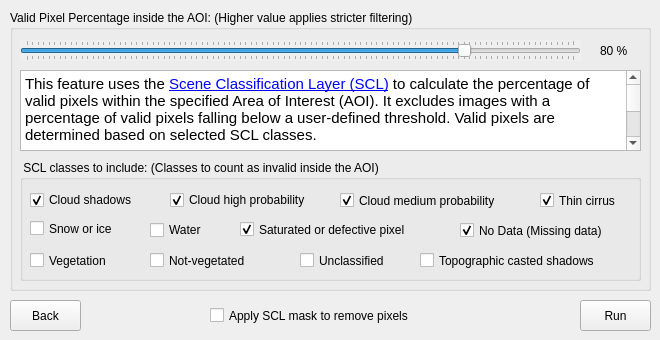
   <widget class="QWidget" name="tab_10">
    <attribute name="title">
     <string>Step 9</string>
    </attribute>
    <widget class="QGroupBox" name="groupBox_15">
     <property name="geometry">
      <rect>
       <x>10</x>
       <y>10</y>
       <width>641</width>
       <height>281</height>
      </rect>
     </property>
     <property name="title">
      <string>Valid Pixel Percentage inside the AOI: (Higher value applies stricter filtering)</string>
     </property>
     <widget class="QSlider" name="horizontalSlider_local_pixel_limit">
      <property name="enabled">
       <bool>true</bool>
      </property>
      <property name="geometry">
       <rect>
        <x>10</x>
        <y>30</y>
        <width>561</width>
        <height>21</height>
       </rect>
      </property>
      <property name="autoFillBackground">
       <bool>true</bool>
      </property>
      <property name="minimum">
       <number>0</number>
      </property>
      <property name="maximum">
       <number>100</number>
      </property>
      <property name="pageStep">
       <number>5</number>
      </property>
      <property name="value">
       <number>80</number>
      </property>
      <property name="sliderPosition">
       <number>80</number>
      </property>
      <property name="orientation">
       <enum>Qt::Horizontal</enum>
      </property>
      <property name="tickPosition">
       <enum>QSlider::TicksBothSides</enum>
      </property>
     </widget>
     <widget class="QLabel" name="label_cloud_aoi">
      <property name="geometry">
       <rect>
        <x>590</x>
        <y>30</y>
        <width>47</width>
        <height>21</height>
       </rect>
      </property>
      <property name="text">
       <string>80 %</string>
      </property>
     </widget>
     <widget class="QGroupBox" name="groupBox_9">
      <property name="geometry">
       <rect>
        <x>10</x>
        <y>150</y>
        <width>621</width>
        <height>121</height>
       </rect>
      </property>
      <property name="title">
       <string> SCL classes to include: (Classes to count as invalid inside the AOI)</string>
      </property>
      <widget class="QCheckBox" name="mask_class9">
       <property name="geometry">
        <rect>
         <x>150</x>
         <y>30</y>
         <width>181</width>
         <height>20</height>
        </rect>
       </property>
       <property name="text">
        <string>Cloud high probability</string>
       </property>
       <property name="checked">
        <bool>true</bool>
       </property>
      </widget>
      <widget class="QCheckBox" name="mask_class3">
       <property name="geometry">
        <rect>
         <x>10</x>
         <y>30</y>
         <width>121</width>
         <height>20</height>
        </rect>
       </property>
       <property name="text">
        <string>Cloud shadows</string>
       </property>
       <property name="checked">
        <bool>true</bool>
       </property>
      </widget>
      <widget class="QCheckBox" name="mask_class6">
       <property name="geometry">
        <rect>
         <x>130</x>
         <y>60</y>
         <width>121</width>
         <height>20</height>
        </rect>
       </property>
       <property name="text">
        <string>Water</string>
       </property>
      </widget>
      <widget class="QCheckBox" name="mask_class8">
       <property name="geometry">
        <rect>
         <x>320</x>
         <y>30</y>
         <width>191</width>
         <height>21</height>
        </rect>
       </property>
       <property name="text">
        <string>Cloud medium probability</string>
       </property>
       <property name="checked">
        <bool>true</bool>
       </property>
      </widget>
      <widget class="QCheckBox" name="mask_class10">
       <property name="geometry">
        <rect>
         <x>520</x>
         <y>30</y>
         <width>101</width>
         <height>21</height>
        </rect>
       </property>
       <property name="text">
        <string>Thin cirrus</string>
       </property>
       <property name="checked">
        <bool>true</bool>
       </property>
      </widget>
      <widget class="QCheckBox" name="mask_class11">
       <property name="geometry">
        <rect>
         <x>10</x>
         <y>60</y>
         <width>111</width>
         <height>17</height>
        </rect>
       </property>
       <property name="text">
        <string>Snow or ice</string>
       </property>
      </widget>
      <widget class="QCheckBox" name="mask_class1">
       <property name="geometry">
        <rect>
         <x>220</x>
         <y>59</y>
         <width>211</width>
         <height>21</height>
        </rect>
       </property>
       <property name="text">
        <string>Saturated or defective pixel</string>
       </property>
       <property name="checked">
        <bool>true</bool>
       </property>
      </widget>
      <widget class="QCheckBox" name="mask_class0">
       <property name="geometry">
        <rect>
         <x>440</x>
         <y>60</y>
         <width>171</width>
         <height>21</height>
        </rect>
       </property>
       <property name="text">
        <string>No Data (Missing data)</string>
       </property>
       <property name="checked">
        <bool>true</bool>
       </property>
      </widget>
      <widget class="QCheckBox" name="mask_class4">
       <property name="geometry">
        <rect>
         <x>10</x>
         <y>90</y>
         <width>111</width>
         <height>21</height>
        </rect>
       </property>
       <property name="text">
        <string>Vegetation</string>
       </property>
      </widget>
      <widget class="QCheckBox" name="mask_class5">
       <property name="geometry">
        <rect>
         <x>130</x>
         <y>90</y>
         <width>121</width>
         <height>21</height>
        </rect>
       </property>
       <property name="text">
        <string>Not-vegetated</string>
       </property>
      </widget>
      <widget class="QCheckBox" name="mask_class7">
       <property name="geometry">
        <rect>
         <x>280</x>
         <y>90</y>
         <width>111</width>
         <height>21</height>
        </rect>
       </property>
       <property name="text">
        <string>Unclassified</string>
       </property>
      </widget>
      <widget class="QCheckBox" name="mask_class2">
       <property name="geometry">
        <rect>
         <x>400</x>
         <y>90</y>
         <width>211</width>
         <height>21</height>
        </rect>
       </property>
       <property name="text">
        <string>Topographic casted shadows</string>
       </property>
      </widget>
     </widget>
     <widget class="QTextBrowser" name="textBrowser_valid_pixels">
      <property name="geometry">
       <rect>
        <x>10</x>
        <y>60</y>
        <width>621</width>
        <height>81</height>
       </rect>
      </property>
      <property name="html">
       <string>&lt;!DOCTYPE HTML PUBLIC &quot;-//W3C//DTD HTML 4.0//EN&quot; &quot;http://www.w3.org/TR/REC-html40/strict.dtd&quot;&gt;
&lt;html&gt;&lt;head&gt;&lt;meta name=&quot;qrichtext&quot; content=&quot;1&quot; /&gt;&lt;style type=&quot;text/css&quot;&gt;
p, li { white-space: pre-wrap; }
&lt;/style&gt;&lt;/head&gt;&lt;body style=&quot; font-family:'MS Shell Dlg 2'; font-size:11pt; font-weight:400; font-style:normal;&quot;&gt;
&lt;p style=&quot; margin-top:0px; margin-bottom:0px; margin-left:0px; margin-right:0px; -qt-block-indent:0; text-indent:0px;&quot;&gt;This feature uses the &lt;a href=&quot;https://custom-scripts.sentinel-hub.com/custom-scripts/sentinel-2/scene-classification/&quot;&gt;&lt;span style=&quot; text-decoration: underline; color:#0000ff;&quot;&gt;Scene Classification Layer (SCL)&lt;/span&gt;&lt;/a&gt; to calculate the percentage of valid pixels within the specified Area of Interest (AOI). It excludes images with a percentage of valid pixels falling below a user-defined threshold. Valid pixels are determined based on selected SCL classes.&lt;/p&gt;
&lt;p style=&quot; margin-top:12px; margin-bottom:12px; margin-left:0px; margin-right:0px; -qt-block-indent:0; text-indent:0px;&quot;&gt;The original images remain intact unless the option &amp;quot;Apply SCL mask to remove pixels&amp;quot; is selected. This option is independent of the filtering threshold and, when enabled, directly modifies the image data by removing pixels classified as invalid. This alteration impacts the computation of time series data as well as daily and composite images, as only valid pixels are considered in these calculations.&lt;/p&gt;&lt;/body&gt;&lt;/html&gt;</string>
      </property>
      <property name="overwriteMode">
       <bool>true</bool>
      </property>
      <property name="textInteractionFlags">
       <set>Qt::LinksAccessibleByKeyboard|Qt::LinksAccessibleByMouse|Qt::TextBrowserInteraction|Qt::TextEditable|Qt::TextEditorInteraction|Qt::TextSelectableByKeyboard|Qt::TextSelectableByMouse</set>
      </property>
      <property name="openLinks">
       <bool>false</bool>
      </property>
     </widget>
    </widget>
    <widget class="QPushButton" name="QPushButton_back_8">
     <property name="enabled">
      <bool>true</bool>
     </property>
     <property name="geometry">
      <rect>
       <x>10</x>
       <y>300</y>
       <width>71</width>
       <height>31</height>
      </rect>
     </property>
     <property name="text">
      <string>Back</string>
     </property>
    </widget>
    <widget class="QPushButton" name="loadtimeseries">
     <property name="enabled">
      <bool>true</bool>
     </property>
     <property name="geometry">
      <rect>
       <x>580</x>
       <y>300</y>
       <width>71</width>
       <height>31</height>
      </rect>
     </property>
     <property name="text">
      <string>Run</string>
     </property>
    </widget>
    <widget class="QCheckBox" name="mask">
     <property name="geometry">
      <rect>
       <x>210</x>
       <y>300</y>
       <width>251</width>
       <height>31</height>
      </rect>
     </property>
     <property name="text">
      <string>Apply SCL mask to remove pixels</string>
     </property>
    </widget>
   </widget>
